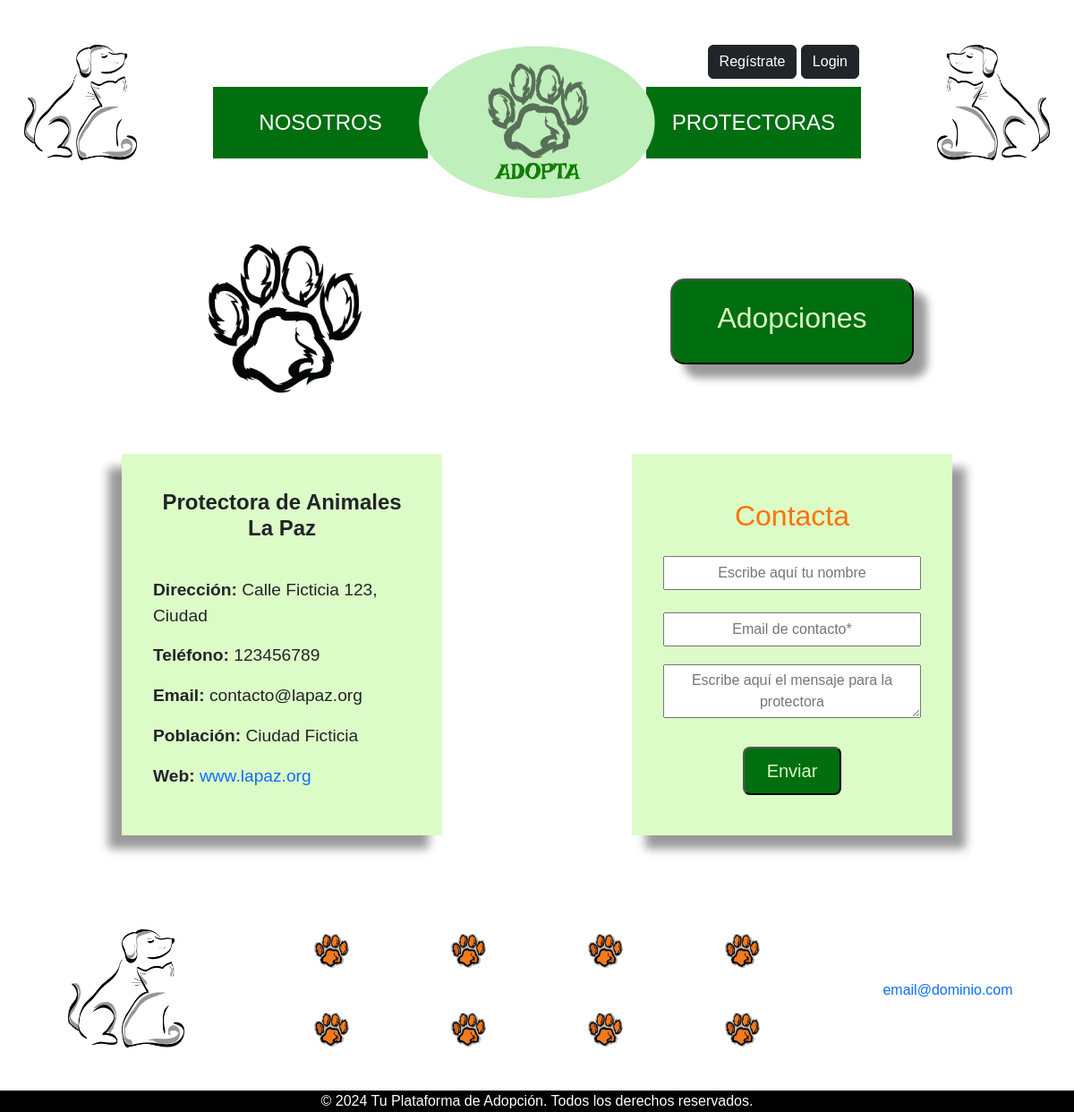
The app's page /public_html/router.php?action=detalleProtectora&name=Protectora+de+Animales+La+Paz with its own data.
### tables this page shows
CREATE TABLE IF NOT EXISTS `protectoras` (
  `id_protectora` int NOT NULL AUTO_INCREMENT,
  `nombre_protectora` varchar(100) NOT NULL,
  `direccion` varchar(255) DEFAULT NULL,
  `telefono` varchar(20) DEFAULT NULL,
  `email` varchar(100) NOT NULL,
  `id_provincia` int NOT NULL,
  `poblacion` varchar(50) NOT NULL,
  `web` varchar(100) DEFAULT NULL,
  `logo` longblob,
   
  `password_user` varchar(255) NOT NULL,
  PRIMARY KEY (`id_protectora`),
  KEY `id_provincia` (`id_provincia`)
);

### public_html/index.php (called while the page is built, shortened)
<?php
    require_once PROJECT_ROOT . '/src/controllers/ProtectoraController.php';
    include PROJECT_ROOT . '/templates/main.php';
?>

### src/controllers/ProtectoraController.php (called while the page is built, shortened)
<?php
class ProtectoraController {
    private $conn;
    public function __construct($conn) {
        $this->conn = $conn;
    }
    public function getProtectoraByName($name)
    {
        try {
            $query = "SELECT * FROM protectoras WHERE nombre_protectora = :name";
            $stmt = $this->conn->prepare($query);
            $stmt->bindParam(':name', $name, PDO::PARAM_STR);
            $stmt->execute();
            return $stmt->fetch(PDO::FETCH_ASSOC);
        } catch (PDOException $e) {
            echo "Error al obtener la protectora por nombre: " . $e->getMessage();
            return false;
        }
    }
}
?>

### src/views/detalleProtectoraView.php (the view, shortened to what this page needs)
<?php
    $loggedIn = isset($_SESSION['loggedIn']) && $_SESSION['loggedIn'] == true;
    if (isset($_GET['protectora'])) {
        $protectora = $_GET['protectora'];
    }
?>
<div class="container container-profileProte">
    <div class="row align-items-center">
        <div class="col-6 align-self-center logoProte">
            <?php if (!empty($protectora['logo'])): ?>
                <img src="<?= BASE_URL . 'assets/img/uploads/protectoras/' . htmlspecialchars($protectora['logo']) ?>" alt="Logo de la protectora">
            <?php else: ?>
                <img src="<?= BASE_URL . 'assets/img/huella_blancoYnegro.png' ?>">
            <?php endif; ?>
        </div>
        <div class="col-6 btn-adopta">
            <button class="btn-adopciones rounded-4 shadow-right"><h4>Adopciones</h4></button>
        </div>
    </div>
    <div class="row">
        <div class="col-6 datosProte">
            <div class="shadow-left">
                <h4>
                    <?php echo isset($protectora['nombre_protectora'])
                        ? htmlspecialchars($protectora['nombre_protectora'])
                        : 'No disponible'; ?>
                </h4>
                <p><strong>Dirección:</strong> <?= htmlspecialchars($protectora['direccion']) ?></p>
                <p><strong>Teléfono:</strong> <?= htmlspecialchars($protectora['telefono']) ?></p>
                <p><strong>Email:</strong> <?= htmlspecialchars($protectora['email']) ?></p>
                <p><strong>Población:</strong> <?= htmlspecialchars($protectora['poblacion']) ?></p>
                <p><strong>Web:</strong> <a href="<?= htmlspecialchars($protectora['web']) ?>" target="_blank"><?= htmlspecialchars($protectora['web']) ?></a></p>
            </div>
        </div>
        <div class="col-6 formProte">
            <div class="shadow-right">
                <?php if ($loggedIn): ?>
                    <form action="contactaAdministrador.php" method="post">
                        <h2>Para cambiar el nombre de la protectora, la provincia o la comunidad autónoma, por favor, contacta con el administrador.</h2>
                        <textarea placeholder="Escribe aquí tu mensaje" name="mensajeContacto" required></textarea>
                        <button type="submit" class="rounded-3"><h5>Contacta con el administrador</h5></button>
                    </form>
                <?php else: ?>
                    <form>
                        <h2>Contacta</h2>
                        <input placeholder="Escribe aquí tu nombre" name="nombreContacto" type="text">
                        <input placeholder="Email de contacto*" name="emailContacto" type="email" required>
                        <textarea placeholder="Escribe aquí el mensaje para la protectora" name="mensajeContacto" type="textarea"></textarea>
                        <button type="submit" class="rounded-3"><h5>Enviar</h5></button>
                    </form>
                <?php endif; ?>
        </div>
    </div>
</div>

### public_html/assets/css/customStyle.css (style rules this page uses)
* { font-family: Arial, Helvetica, sans-serif; }
html, body { height: 100%; }
body { margin: 50px 0 0 0; display: flex; flex-direction: column; }
a { text-decoration: none !important; }

### public_html/assets/css/formsYPerfiles.css (style rules this page uses)
.logoProte img { width: 40%; padding: 20px; }
.btn-adopciones { padding: 23px 50px; background-color: #016e10; color: #dcfcc7; margin-bottom: 15px; margin: 0 auto; font-size: 2.5rem; }
.btn-adopciones h4 { font-size: 2rem; }
.container-profileProte .row { margin-bottom: 20px; }
.datosProte { text-align: left; padding: 0 80px; }
.datosProte h4 { text-align: center; margin-bottom: 40px; font-weight: 600; font-size: 1.5em; }
.datosProte p { font-size: 1.2em; }
.formProte, .datosProte { padding: 22px 106px 35px; }
.formProte>div, .datosProte>div { padding: 40px 35px 35px; background: #dcfcc7; height: 100%; }
.formProte h2 { color: rgb(255, 115, 0); font-weight: 500; margin: 10px 0; }
.formProte button { padding: 13px 25px; background-color: #016e10; color: #dcfcc7; margin-bottom: 15px; margin: 0 auto; }
.formProte button h5 { margin: 0; }
.formProte input, .formProte textarea { text-align: center; padding: 5px 0; }
.formProte input { width: 100%; margin: 15px 0 10px; }
.formProte textarea { width: 100%; margin: 10px 0 25px; }
.shadow-right { box-shadow: 15px 15px 10px rgba(0, 0, 0, 0.4); }
.shadow-left { box-shadow: -15px 15px 10px rgba(0, 0, 0, 0.4); }

### records on screen
protectoras: nombre_protectora "Protectora de Animales La Paz", direccion "Calle Ficticia 123, Ciudad", telefono "123456789", email "contacto@lapaz.org", poblacion "Ciudad Ficticia", web "www.lapaz.org"
